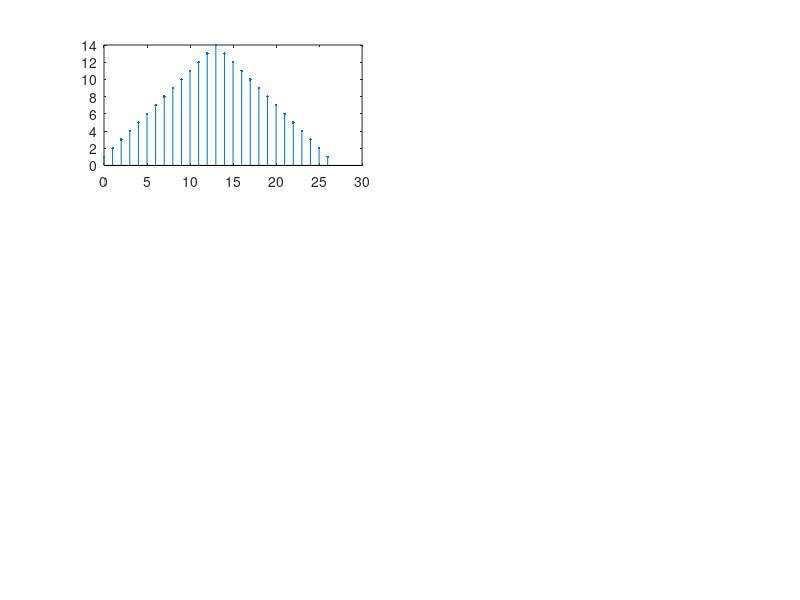

This figure's MATLAB source: (Note: this script raises an error after producing the figure.)
clear
clc
close all

N=1024;
n=0:26;
xn=(n+1).*(n>=0&n<=13)+(27-n).*(n>=14&n<=26);
figure(1)

subplot(321)%原始波形
fig1=stem(0:length(xn)-1,xn,'.');
fig1.Color='b';
title('$$x(n)$$','Interpreter','latex','FontSize',10);
axis([0,30,0,20])

subplot(322)%连续幅度谱
xk=fft(xn,N);
plot(2*(0:N-1)/N,abs(xk(1:N)),'b');
title('$$\left|{\rm X}({{e}^{j\omega}})\right|$$','Interpreter','latex','FontSize',10);


subplot(324)%32点频域采样
X32k=fft(xn,32);
%stem((0:length(X32k)-1),X32k,'.');
fig2=stem((0:length(X32k)-1),abs(X32k),'.');
fig2.Color='b';
title('$$\left|{\rm X}_{32}({{e}^{j\omega}})\right|$$','Interpreter','latex','FontSize',10);
   
subplot(323);%32点的IDFT
x32n=ifft(X32k,32);
fig3=stem((0:length(x32n)-1),x32n,'.');
fig3.Color='b';
title('$${x}_{32}(n)$$','Interpreter','latex','FontSize',10);
axis([0,30,0,20])

subplot(326)%16点频域采样
X16k=X32k(1:2:length(X32k));
fig4=stem((0:length(X16k)-1),abs(X16k),'.');
fig4.Color='b';
title('$$\left|{\rm X}_{16}({{e}^{j\omega}})\right|$$','Interpreter','latex','FontSize',10);

subplot(325)%16点的IDFT
x16n=ifft(X16k,16);
fig5=stem((0:length(x16n)-1),x16n,'.');
fig5.Color='b';
title('$${x}_{16}(n)$$','Interpreter','latex','FontSize',10);
axis([0,30,0,20])


